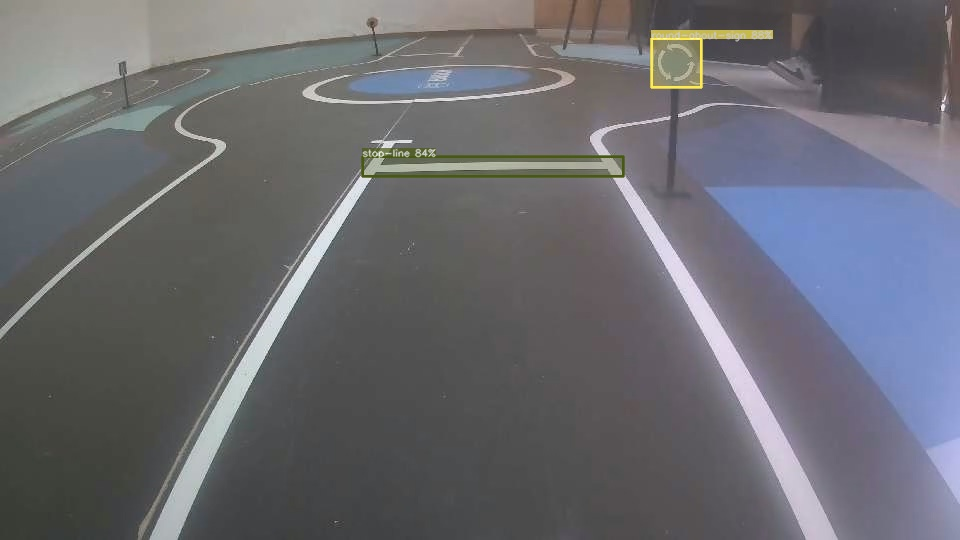
#> input picture src/driving/LaneDetection/utils/Det_frame1.jpg, 960 x 540 px
$ python -i cannyandhough.py   (imports and definitions only)
#> lines starting #> are read from the running program, lines starting #| are printed output that depends on the picture; after the words box and inside, x2 and y2 are one past the last pixel; in counts of white or black regions, pixels touching at a corner belong together
#> further down, picture is the input picture: shape (540, 960, 3); mean B, G, R 112.4, 106.9, 106.5
import cv2
import numpy as np

import math
from matplotlib import pyplot as plt, cm, colors

class LaneFollowing:

    def __init__( self ):

        # [7 lines of commented-out code are left out]
        self.lane_center = None
        self.masked_img = None
        self.frame_width = 960
        # [8 lines of commented-out code are left out]

        self.histogram = None
        self.leftxBase = None
        self.rightxBase = None

        self.last_left_line = 480 - 150
        self.last_right_line = 480 + 150

        self.region = np.array([[(0, 540), (0, 400), (960, 400), (960, 540)]])

        self.crosswalk_active = False
        self.priority_active = False

        self.angle = 0

    def ROI( self, frame, vertices ):

        mask = np.zeros_like( frame )
        cv2.fillPoly( mask, vertices, 255 )

        self.masked_img = cv2.bitwise_and( frame, mask )

        return self

    # [11 lines left out: function draw_ROI, not called in this run]

    def CannyEdge( self, frame ):

        #white pixels
        hls = cv2.cvtColor(frame, cv2.COLOR_BGR2HLS)
#> hls: shape (540, 960, 3); mean of channels 0, 1, 2 80.3, 109.2, 18.8
        lower_white = np.array([0, 160, 10])
        # lower_white = np.array([0, 160, 10])
        upper_white = np.array([255, 255, 255])
        mask = cv2.inRange(frame, lower_white, upper_white)
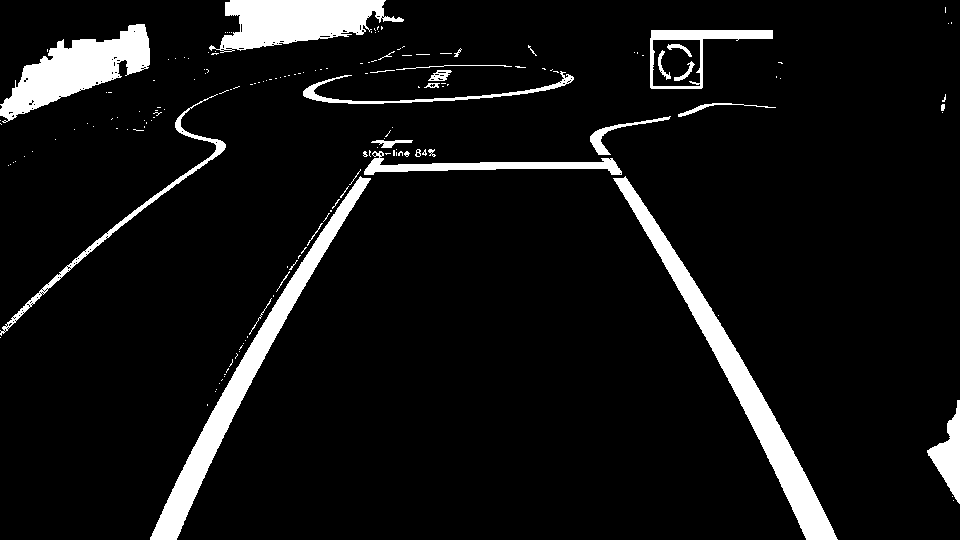
#> mask: shape (540, 960); 7.6% white; 169 white regions (140 under 20 px), largest, box (x1, y1, x2, y2) and area: (613, 176, 838, 540) 8676, (150, 176, 371, 540) 7693, (0, 24, 150, 123) 6345
        hls_result = cv2.bitwise_and(frame, frame, mask = mask)
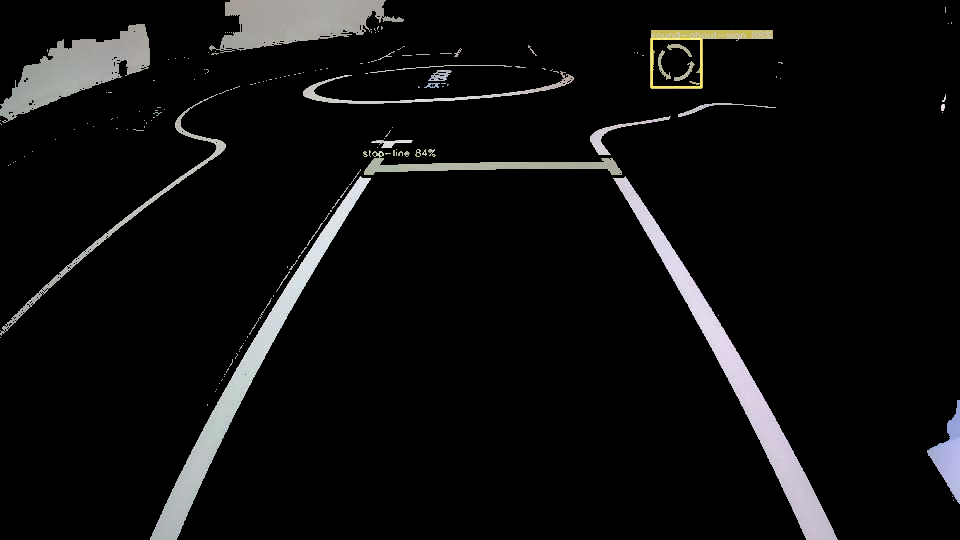
#> hls_result: shape (540, 960, 3); mean B, G, R 14.1, 14.2, 14.2

        gray = cv2.cvtColor(hls_result, cv2.COLOR_BGR2GRAY)
        ret, thresh = cv2.threshold(gray, 80, 255, cv2.THRESH_BINARY)

        blur = cv2.GaussianBlur( thresh, (3,3), 0)

        edges = cv2.Canny( blur, 30, 120 )
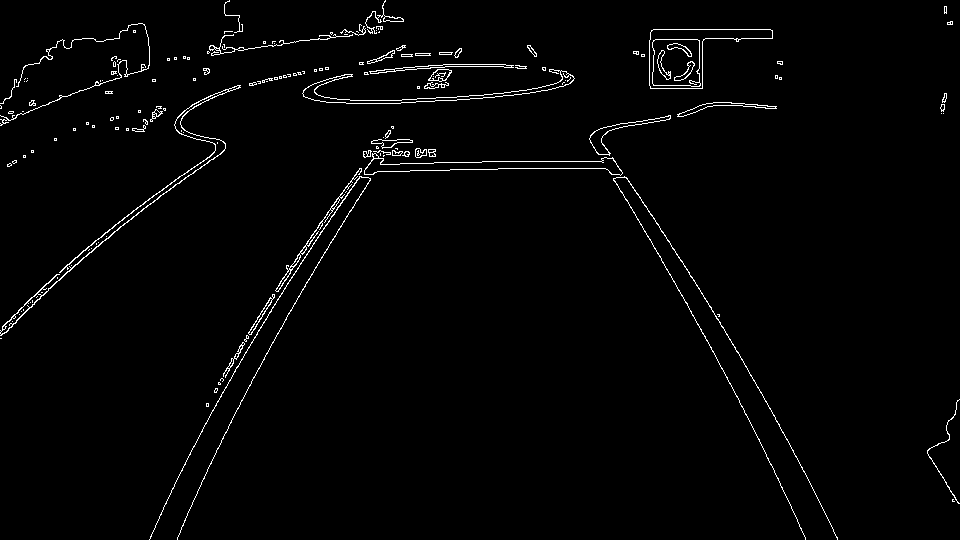
#> edges: shape (540, 960); 1.8% white in thin lines or dots

        self.ROI(edges, self.region)
#> in ROI, `cv2.fillPoly( mask, vertices, 255 )`:
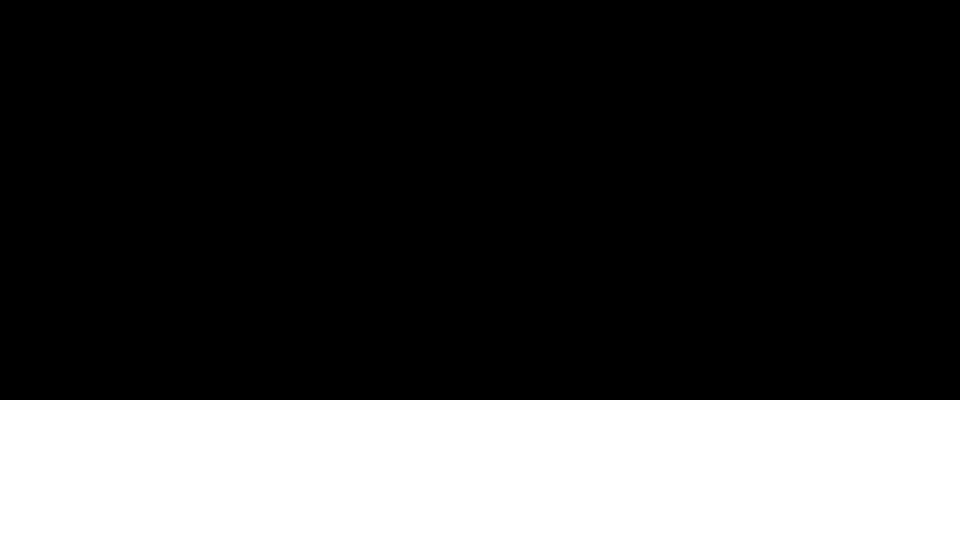
#> mask: shape (540, 960); 25.9% white; 1 white region, box (x1, y1, x2, y2) and area: (0, 400, 960, 540) 134400
#> in ROI, `self.masked_img = cv2.bitwise_and( frame, mask )`:
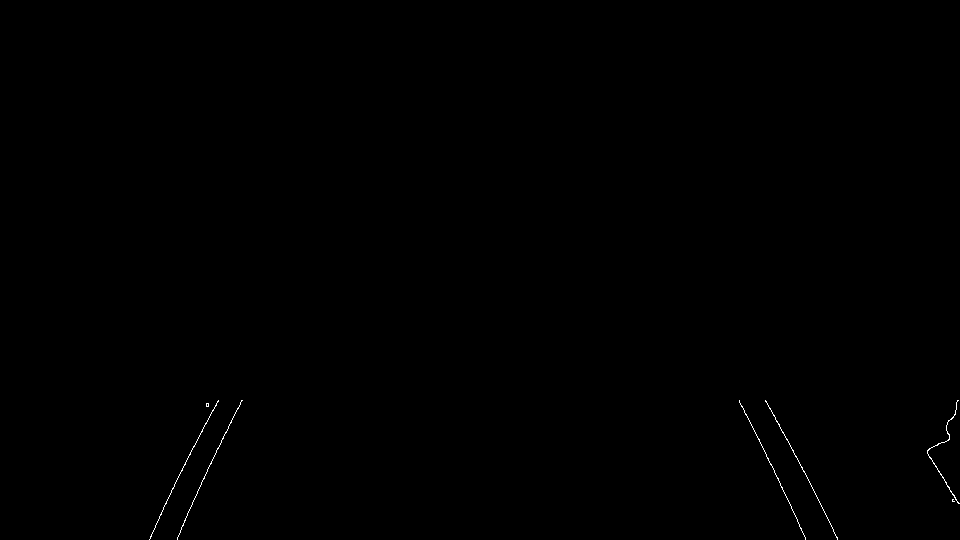
#> self.masked_img: shape (540, 960); 0.15% white in thin lines or dots, all inside (x1, y1, x2, y2) = (149, 400, 960, 540)
        edges = self.masked_img

        lines = cv2.HoughLinesP(edges, 1, np.pi / 180, threshold = 50, minLineLength=30, maxLineGap=30)
#> lines = [[743, 408, 791, 506], [765, 400, 824, 511], [163, 507, 217, 401], [180, 530, 237, 408], [927, 451, 958, 503]]

        # self.draw_all_lines( frame, lines )
        # frame = self.draw_ROI( frame )

        self.binary_warped = thresh

        return frame, lines, edges, hls_result, thresh


    # [144 lines left out: function sliding_window_search, not called in this run]

>>> import cv2
>>> picture = cv2.imread('Det_frame1.jpg')
>>> result = LaneFollowing().CannyEdge(picture)
#> result = 5 items

$ run again, on src/driving/LaneDetection/utils/Det_frame2.jpg
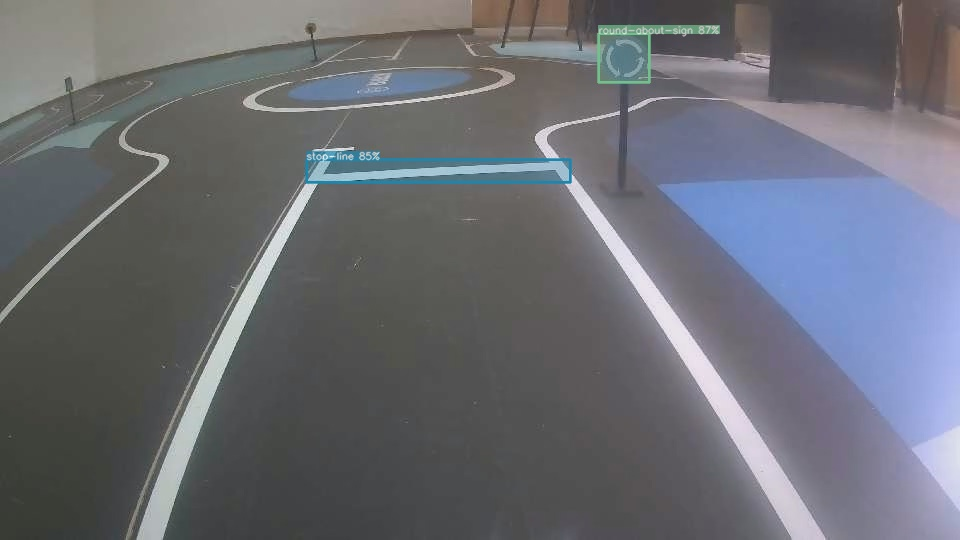
#> input picture src/driving/LaneDetection/utils/Det_frame2.jpg, 960 x 540 px
#> picture is the input picture: shape (540, 960, 3); mean B, G, R 115.6, 108.5, 106.4
#> hls: shape (540, 960, 3); mean of channels 0, 1, 2 79.5, 110.9, 23.1
#> in CannyEdge, `mask = cv2.inRange(frame, lower_white, upper_white)`:
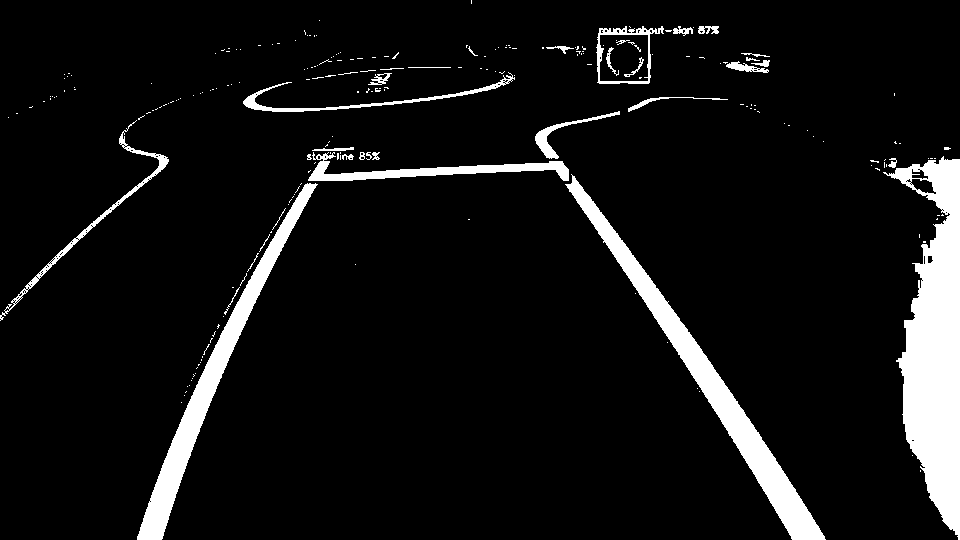
#> mask: shape (540, 960); 7.8% white; 231 white regions (196 under 20 px), largest, box (x1, y1, x2, y2) and area: (883, 156, 960, 540) 15601, (565, 174, 826, 540) 9257, (137, 183, 318, 540) 7127
#> edges: shape (540, 960); 1.8% white in thin lines or dots
#> in ROI, `self.masked_img = cv2.bitwise_and( frame, mask )`:
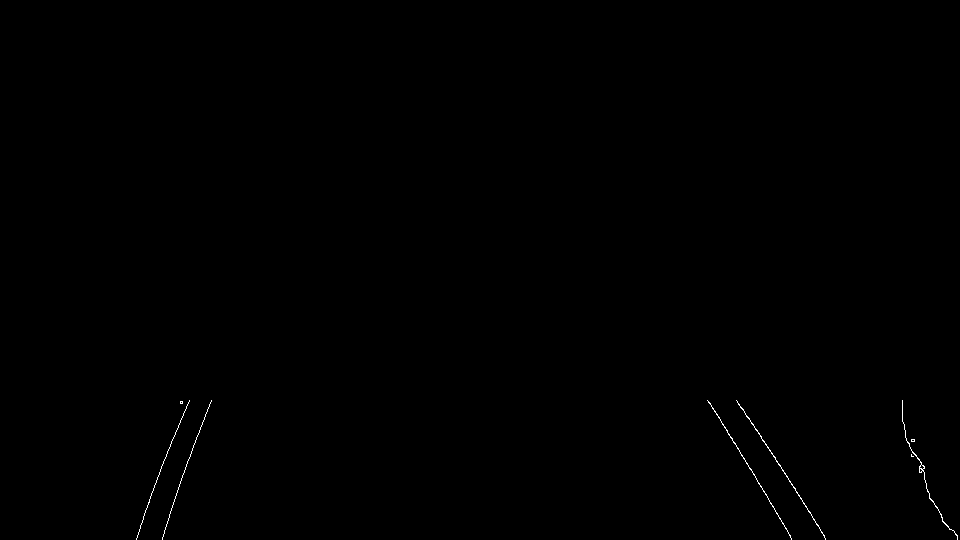
#> self.masked_img: shape (540, 960); 0.16% white in thin lines or dots, all inside (x1, y1, x2, y2) = (136, 400, 958, 540)
#> lines = [[737, 401, 824, 535], [710, 403, 791, 538], [169, 514, 210, 402], [143, 516, 180, 420]]
#> result = 5 items
